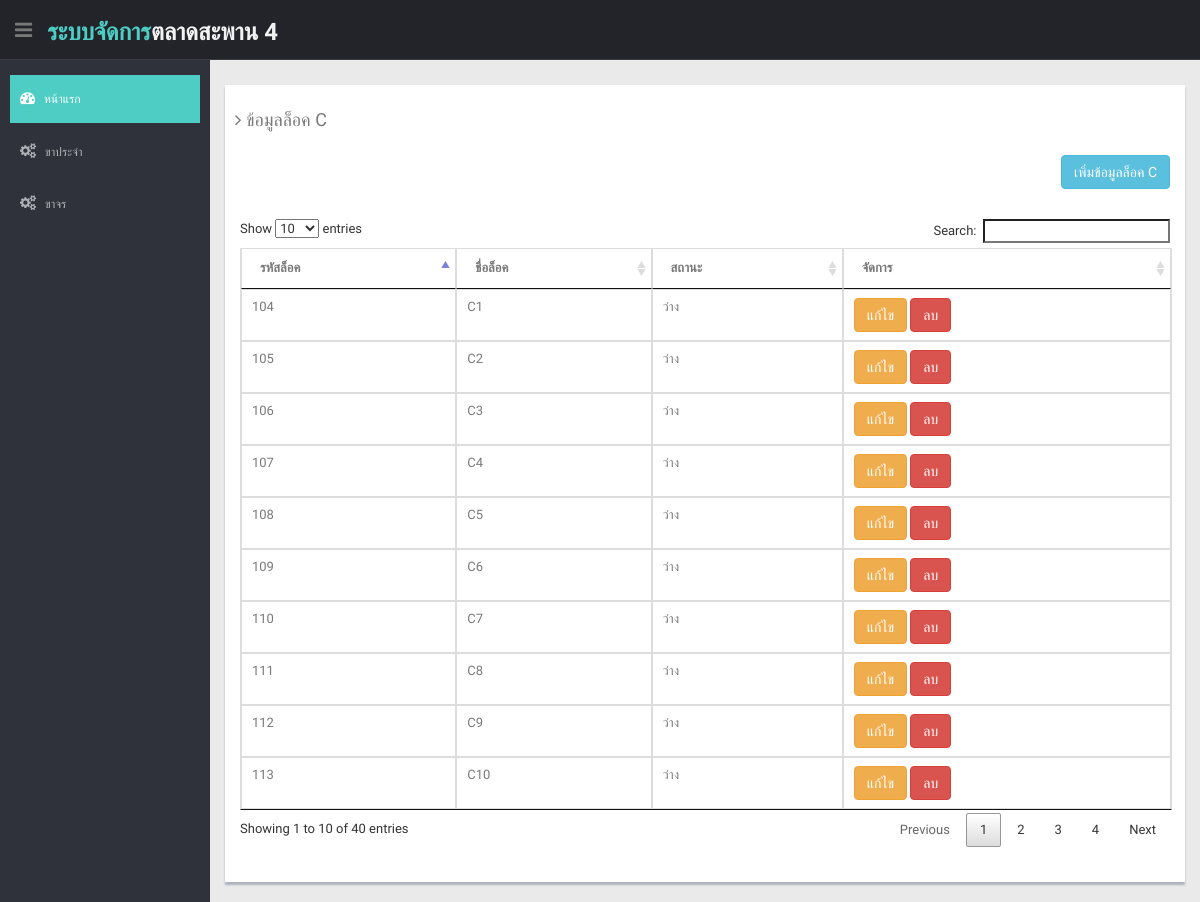
Screenshot of /logC.php with the database file from the repository.
### tables this page shows
CREATE TABLE `log_detail` (
  `log_detail_id` int(11) NOT NULL,
  `log_id` int(11) NOT NULL,
  `log_detail_name` text NOT NULL,
  `log_detail_status` int(11) NOT NULL
);

### logC.php (the view, shortened to what this page needs)
<!DOCTYPE html>
<html lang="en">
<?php
include_once "include/header.php";
include_once "include/connectDB.php";
$sql = "SELECT * FROM log_detail
WHERE log_id = 3
ORDER BY log_detail_name ";
$query = $conn->query($sql);
?>
<body>
    <section id="container">
        <?php include_once "layout/top_navigation.php"; ?>
        <?php include_once "layout/sidebar_menu.php"; ?>
        <section id="main-content">
            <section class="wrapper">
                <div class="row mt">
                    <div class="col-lg-12">
                        <div class="content-panel">
                            <div>
                                <h4 class="mb"><i class="fa fa-angle-right"></i> ข้อมูลล็อค C</h4>
                            </div>
                            <div class="text-right" style="padding-right: 15px;">
                                <a href="logC_add.php" class="btn btn-info">เพิ่มข้อมูลล็อค C</a>
                            </div>
                            <div style="margin: 15px; padding-top: 15px;">
                                <table class="table table-bordered" id="table_data">
                                    <thead>
                                        <tr>
                                            <th>รหัสล็อค</th>
                                            <th>ชื่อล็อค</th>
                                            <th>สถานะ</th>
                                            <th>จัดการ</th>
                                        </tr>
                                    </thead>
                                    <tbody>
                                        <?php foreach ($query as $key => $value) { ?>
                                        <tr class="<?php echo ($value["log_detail_status"] == 1) ? "danger" : "" ?>">
                                            <td><?php echo $value["log_detail_id"]; ?></td>
                                            <td><?php echo $value["log_detail_name"]; ?></td>
                                            <td>
                                                <?php
                                                    if($value["log_detail_status"] == 0)
                                                        echo "ว่าง";
                                                ?>
                                            </td>
                                            <td>
                                                <a href="log_edit.php?log_detail_id=<?php echo $value["log_detail_id"]; ?>" class="btn btn-warning">แก้ไข</a>
                                                <a href="logController.php?log_detail_id=<?php echo $value["log_detail_id"]; ?>&delete" class="btn btn-danger">ลบ</a>
                                            </td>
                                        </tr>
                                        <?php } ?>
                                    </tbody>
                                </table>
                            </div>
                        </div>
                    </div>
                </div>
            </section>
        </section>
    </section>
</body>
</html>

### css/style.css (style rules this page uses)
body { color: #797979; background: #eaeaea; font-family: 'Ruda', sans-serif; padding: 0px !important; margin: 0px !important; font-size:13px; }
a, a:hover, a:focus { text-decoration: none; outline: none; }
#container { width: 100%; height: 100%; }
.mt { margin-top: 25px; }
.mb { margin-bottom: 25px; }
#main-content { margin-left: 210px; }
.wrapper { display: inline-block; margin-top: 60px; padding-left: 15px; padding-right: 15px; padding-bottom: 15px; padding-top: 0px; width: 100%; }
.content-panel { background: #ffffff; box-shadow: 0px 3px 2px #aab2bd; padding-top: 15px; padding-bottom: 5px; }
.content-panel h4 { margin-left: 10px; }

### css/custom.css (style rules this page uses)
html, body { font-family: 'Prompt', sans-serif; }

### rows the page displays
log_detail: log_detail_id "104", log_detail_name "C1", log_detail_status "ว่าง"
log_detail: log_detail_id "113", log_detail_name "C10", log_detail_status "ว่าง"
log_detail: log_detail_id "105", log_detail_name "C2", log_detail_status "ว่าง"
log_detail: log_detail_id "106", log_detail_name "C3", log_detail_status "ว่าง"
log_detail: log_detail_id "107", log_detail_name "C4", log_detail_status "ว่าง"
log_detail: log_detail_id "108", log_detail_name "C5", log_detail_status "ว่าง"
log_detail: log_detail_id "109", log_detail_name "C6", log_detail_status "ว่าง"
log_detail: log_detail_id "110", log_detail_name "C7", log_detail_status "ว่าง"
log_detail: log_detail_id "111", log_detail_name "C8", log_detail_status "ว่าง"
log_detail: log_detail_id "112", log_detail_name "C9", log_detail_status "ว่าง"
